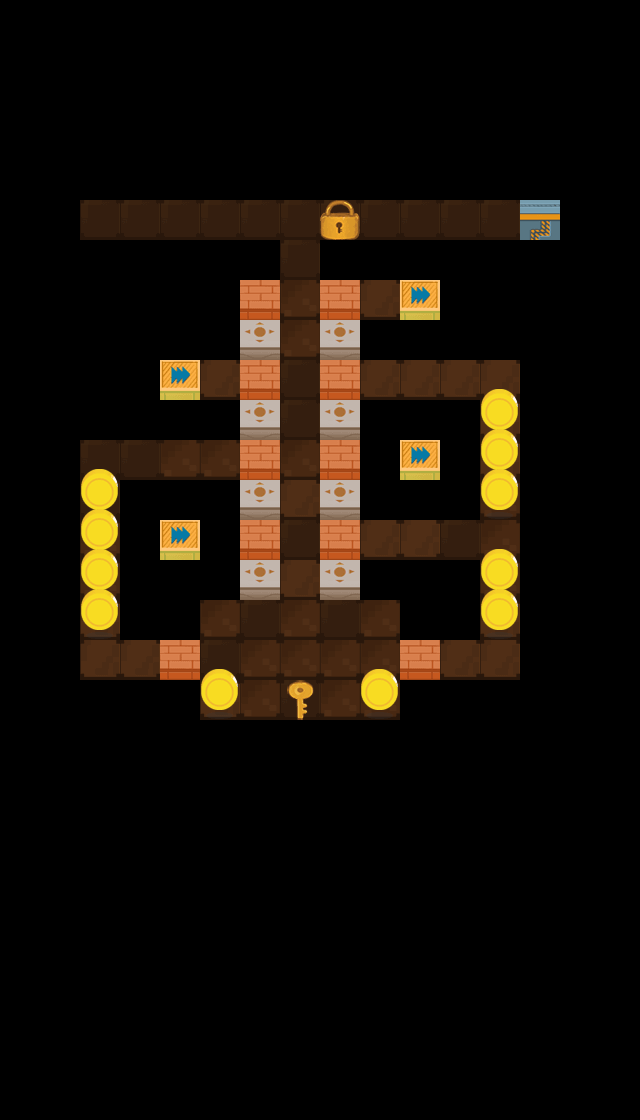

This is a level from a 2D game, rendered from its Tiled map with the project's own tilesets. A one-line summary and the map file follow, with tile-layer data summarised:
An orthogonal 16x28 tile map with 40x40 px tiles, 3 tile layers (layer1, layer2, layer3) and 5 objects (4x jiguang, startPos).

<map version="1.0" orientation="orthogonal" renderorder="right-down" width="16" height="28" tilewidth="40" tileheight="40">
 <tileset firstgid="1" name="element" tilewidth="40" tileheight="40">
  <image source="element.png" width="520" height="512" />
 </tileset>
 <layer name="layer1" width="16" height="28">
  <data>[448 cells, 83 non-empty, 3 distinct tile ids]</data>
 </layer>
 <layer name="layer2" width="16" height="28">
  <data>[448 cells, 131 non-empty, 8 distinct tile ids]</data>
 </layer>
 <layer name="layer3" width="16" height="28">
  <data>[448 cells, 11 non-empty, 1 distinct tile ids]</data>
 </layer>
 <objectgroup name="objLayer">
  <object name="jiguang" x="420" y="296">
   <properties>
    <property name="dir" value="left" />
   </properties>
  </object>
  <object name="jiguang" x="181.333" y="378.667">
   <properties>
    <property name="dir" value="right" />
   </properties>
  </object>
  <object name="jiguang" x="425.333" y="462.667">
   <properties>
    <property name="dir" value="left" />
   </properties>
  </object>
  <object name="jiguang" x="181.333" y="542.667">
   <properties>
    <property name="dir" value="right" />
   </properties>
  </object>
  <object name="startPos" x="97.3333" y="218.667">
   <properties>
    <property name="dir" value="right" />
   </properties>
  </object>
 </objectgroup>
</map>
